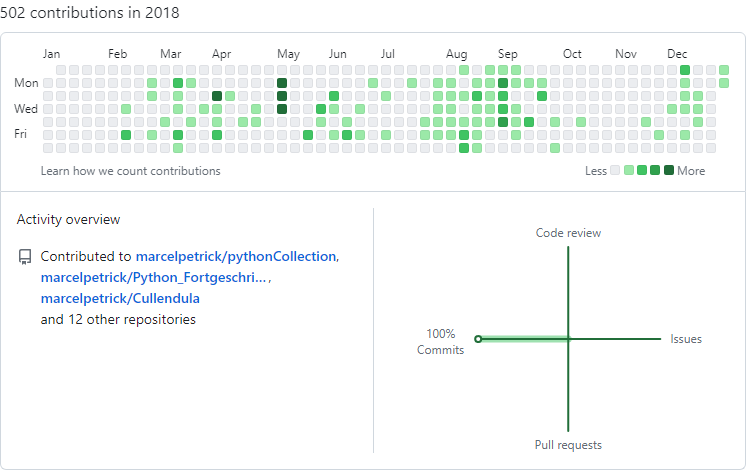
#> input picture githubYearlyOutputScraper/output/commit_graph2018.png, 747 x 470 px; its folder holds 4 pictures in this run
$ python githubYearlyOutputScraper.py
#> lines starting #> are read from the running program, lines starting #| are printed output that depends on the picture
#> (the call stopped at in imageGetter, `options = webdriver.EdgeOptions()`: selenium is not available in this run)
# Plan is to make a script, which renders my own github-profile and then screenshots the part of the commit-graph.
# Doing this for every of the available years and saving this as PNG. Plan is to convert them later to a GIF.
# Start 20230417_2245 - End 20230417_2330
# Start 20230418_1840 - End 20230418_1910
# Start 20230418_2335 - End 20230419_0010
# sum: 110 min

# How to get those via pip?
# pip install pillow
# pip install selenium

# I have a URL called "https://github.com/marcelpetrick?tab=overview&from=2022-12-01&to=2022-12-31" . Generate me
# code which is usable for all years from 2015 to 2023. Returnvalue should be a list of all urls
def urlCreator():
    def generate_github_urls(username, start_year, end_year):
        base_url = "https://github.com/{username}?tab=overview&from={year}-01-01&to={year}-12-31"
        urlsDict = dict()

        for year in range(start_year, end_year + 1):
            url = base_url.format(username=username, year=year)
            #urls.append(url)
            urlsDict[year] = url

        return urlsDict

    # Generate URLs for the years 2015 to 2023
    username = "marcelpetrick"
    start_year = 2015
    end_year = 2023
    urls = generate_github_urls(username, start_year, end_year)
    print(urls)
    return urls

#urlCreator()

#----------------------------------------------------------------------------------------------------------------
# Regenerated the prompt to use Microsoft Edge, because the geckodriver did not work with the Firefox coming from those
# Windows-Apps - no proper executable. With the limited admin rights on this machine, I choose another path ..
def imageGetter():
    import os
    import time
    from selenium import webdriver
    from selenium.webdriver.common.by import By

    # Set the path to the Edge WebDriver
    edge_driver_path = os.path.join(os.getcwd(), "msedgedriver.exe") # put this to the main partition, no need to adjust

    # Set up the browser
    options = webdriver.EdgeOptions()
    options.use_chromium = True  # This line is necessary for Edge Chromium
    options.headless = True

    # Initialize the WebDriver
    browser = webdriver.Edge(executable_path=edge_driver_path, options=options)
    browser.set_window_size(1920, 1080)

    # Navigate to the GitHub profile
    #url = "https://github.com/marcelpetrick/" # set my own repo

    # new code to loop over the urls - manually written, no clue how to query ChatGPT
    urlsDict = urlCreator()
    for year, url in urlsDict.items():
        print(f"processing {year}")
        browser.get(url)

        # Wait for the page to load
        time.sleep(2) # TODO really necessary? Maybe reduce this

        # Find the commit graph element - had to be adjusted due to deprecation. Result from the prompt was not working, pre-2022!
        commit_graph = browser.find_element(By.CSS_SELECTOR, "div.js-yearly-contributions") # Code needed to be replaced, because deprecated

        # Screenshot the commit graph
        commit_graph.screenshot(f"output/commit_graph{year}.png")

    # Close the browser
    browser.quit()

#----------------------------------------------------------------------------------------------------------------
# Generate me code which puts all the PNG files it has found in the subfolder "output" into a single looped gif. The duration for each frame fo the gif should be 0.1 second.
def imageCombiner():
    import os
    from PIL import Image

    # Define the input and output paths
    input_folder = "output"
    output_file = "looped_gif.gif"

    # Get a list of all PNG files in the input folder
    png_files = [f for f in os.listdir(input_folder) if f.endswith(".png")]
    # "How to sort a list named png_files descending?"
    sorted_png_files = sorted(png_files, reverse=True)

    # Open the images and store them in a list
    images = [Image.open(os.path.join(input_folder, f)) for f in sorted_png_files]
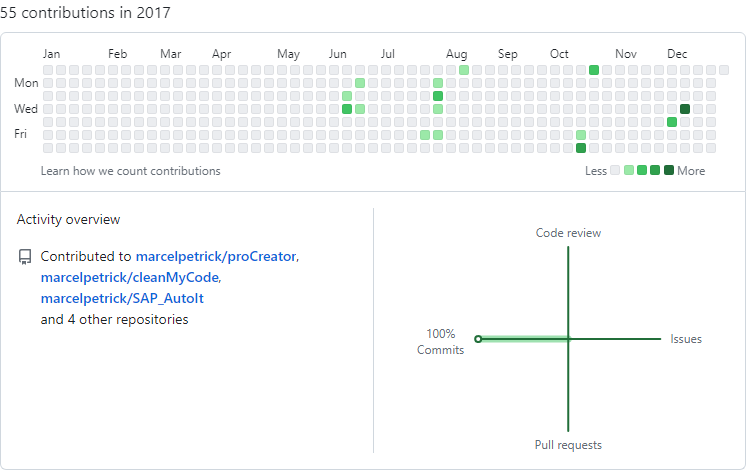
#> input picture githubYearlyOutputScraper/output/commit_graph2017.png, 747 x 470 px
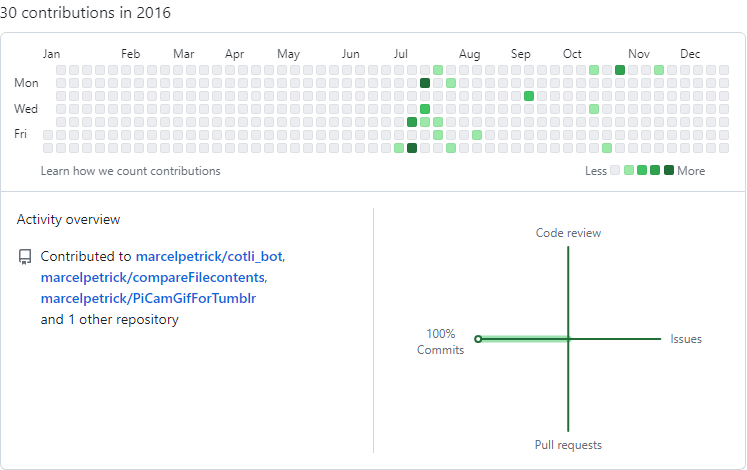
#> input picture githubYearlyOutputScraper/output/commit_graph2016.png, 747 x 470 px
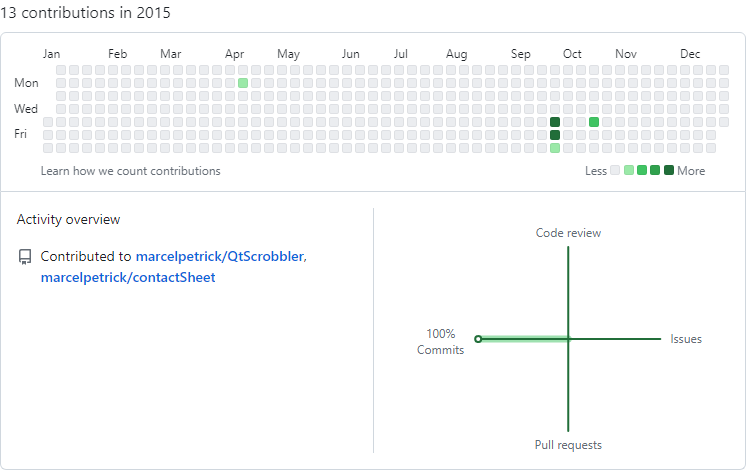
#> input picture githubYearlyOutputScraper/output/commit_graph2015.png, 747 x 470 px

    # Save the images as a single looped GIF
    images[0].save(
        output_file,
        save_all=True,
        append_images=images[1:],
        duration=500,  # Duration in milliseconds, 100 ms = 0.1 second # increased to 500
        loop=0,  # 0 means loop indefinitely
    )

#----------------------------------------------------------------------------------------------------------------
# final calls
imageGetter()
imageCombiner()
